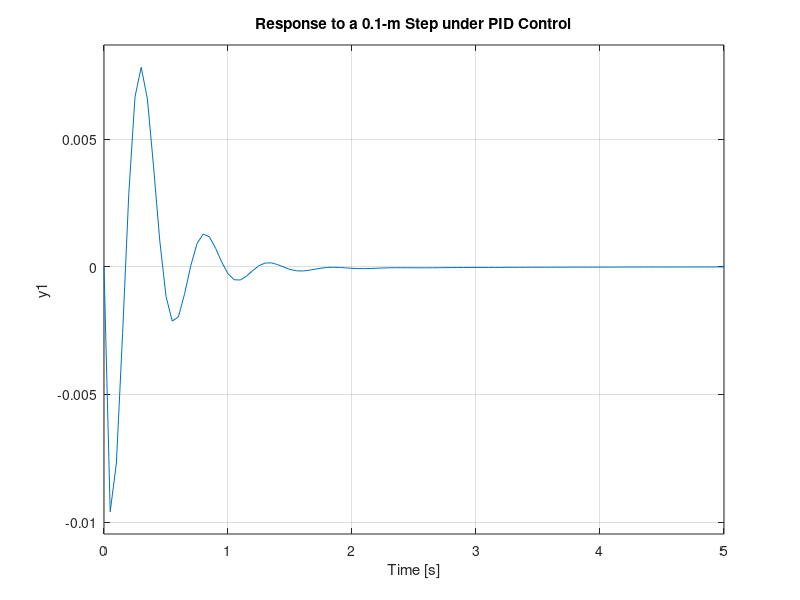

The MATLAB source for this figure:
%% PID control for suspension
% Entirely done in time domain

clc
clear

m1 = 2500;
m2 = 320;
k1 = 80000;
k2 = 500000;
b1 = 350;
b2 = 15020;

nump=[(m1+m2) b2 k2];
denp=[(m1*m2) (m1*(b1+b2))+(m2*b1) (m1*(k1+k2))+(m2*k1)+(b1*b2) (b1*k2)+(b2*k1) k1*k2];
G1=tf(nump,denp);

num1=[-(m1*b2) -(m1*k2) 0 0];
den1=[(m1*m2) (m1*(b1+b2))+(m2*b1) (m1*(k1+k2))+(m2*k1)+(b1*b2) (b1*k2)+(b2*k1) k1*k2];
G2=tf(num1,den1);

numf=num1;
denf=nump;
F=tf(numf,denf);

Kd = 208025;
Kp = 832100;
Ki = 624075;
C = pid(Kp,Ki,Kd);

sys_cl=F*feedback(G1,C);

t=0:0.05:5;
step(0.1*sys_cl,t)
title('Response to a 0.1-m Step under PID Control')